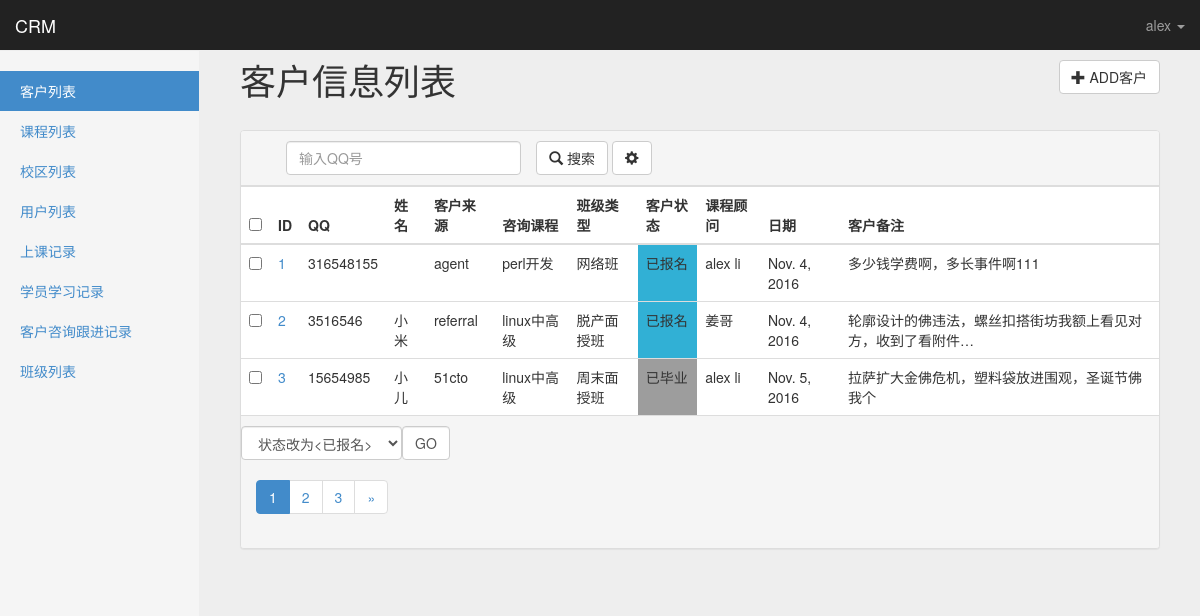
Screenshot of /crm/customers/ (signed in) with the database file from the repository.
### app01/models.py (models this page shows, shortened)
class Customer(models.Model):
    qq = models.CharField(u'QQ号',max_length=64,unique=True)
    name = models.CharField(u'姓名',max_length=32,blank=True,null=True)
    phone = models.BigIntegerField(u'手机',blank=True,null=True)
    stu_id = models.CharField(u'学号',blank=True,null=True,max_length=64)
    source_choices = (
        ('qq',u'qq群'),
        ('referral',u'内部转介绍'),
        ('51cto',u'51cto'),
        ('agent',u'招生代理'),
        ('others',u'其它'),
    )
    source = models.CharField(u'客户来源',max_length=64,choices=source_choices,default='qq')
    referral_from = models.ForeignKey('self',
                                      verbose_name=u'转介绍自学员',
                                      help_text='若客户是转介绍自学员，填写学员姓名',
                                      blank=True,
                                      null=True,
                                      related_name='internal_referral')
    course = models.ForeignKey(Course,verbose_name=u'咨询课程')
    class_type_choices = (
        ('online', u'网络班'),
        ('offline_weekend', u'周末面授班'),
        ('offline_fulltime', u'脱产面授班'),
    )
    class_type = models.CharField(u'班级类型',max_length=64,choices=class_type_choices)
    customer_note = models.TextField(u'客户咨询详情',help_text=u'客户咨询的对话记录')
    status_choices = (
        ('signed',u'已报名'),
        ('unregistered',u'未报名'),
        ('graduated',u'已毕业'),
        ('dropoff',u'已退学'),
    )
    status = models.CharField(u'客户状态',choices=status_choices,max_length=64,default='unregistered')
    consultant = models.ForeignKey(UserProfile,verbose_name=u'课程顾问')
    date = models.DateField(u'咨询日期',auto_now_add=True)
    class_list = models.ManyToManyField(ClassList,verbose_name=u'已报名班级',blank=True)

class Course(models.Model):
    name = models.CharField(u'课程名称',max_length=128,unique=True)
    price = models.IntegerField(u'面授价格')
    online_price = models.IntegerField(u'网络班价格')
    brief = models.TextField(u'课程简介')
    def __str__(self):
        return self.name

class UserProfile(models.Model):
    user = models.OneToOneField(User)
    name = models.CharField(u'姓名',max_length=32)
    school = models.ForeignKey('School',verbose_name='校区',default=1)
    def __str__(self):
        return self.name
    class Meta:
        permissions = (
            ('view_customer_list',u'可以查看客户列表'),
            ('view_customer_info',u'可以查看客户详细信息'),
            ('edit_own_customer_info',u'可以修改自己的客户信息'),
            ('add_customer_get',u'可以进入新增客户界面'),
            ('add_customer_post', u'可以提交新增客户信息'),
            ('batch_own_customer_info', u'可以批量操作自己的客户信息'),
            ('view_courserecord_list', u'可以查看开课记录列表'),
            ('batch_own_courserecord_info',u'可以批量操作自己的开课记录'),
            ('add_courserecord_info',u'可以新增开课记录'),
            ('view_classlist_list', u'可以查看班级列表'),
            ('edit_classlist_info', u'可以修改班级'),
            ('batch_own_classlist_info', u'可以批量操作班级'),
            ('add_classlist_info', u'可以新增班级'),
            ('view_studyrecord_list', u'可以查看学习记录列表'),
            ('edit_studyrecord_info', u'可以修改学习记录'),
            ('batch_studyrecord_info', u'可以批量操作学习记录'),
            ('add_studyrecord_info', u'可以新增学习记录'),
            ('view_userprofile_list', u'可以查看用户列表'),
            ('view_school_list', u'可以查看校区列表'),
        )

### app01/permissions.py (the view)
    def inner(*args,**kwargs):
        print('--- start check perm ---')
        if perm_check(*args,**kwargs) is not True:
            return render(args[0],'app01/403.html')
        return func(*args,**kwargs)

### app01/permissions.py (called while the page is built)
def check_permission(func):
    def inner(*args,**kwargs):
        print('--- start check perm ---')
        if perm_check(*args,**kwargs) is not True:
            return render(args[0],'app01/403.html')
        return func(*args,**kwargs)
    return inner

### app01/templatetags/custom_tags.py (called while the page is built)
@register.filter
def guess_param(name,dic):
    param = ''
    for d in dic.items():
        if d[0] != name:
            param += '&%s=%s' % (d[0],d[1])
    return param

### app01/views.py (called while the page is built)
@check_permission
def customers(request):
    if request.method == 'POST':
        front_action_handle(request, models.Customer)
        return HttpResponse('ok')
    data_dic = build_search_param(request, models.Customer)
    return render(request,'app01/customers.html',data_dic)

### templates/app01/customers.html (shortened to what this page needs)
{% extends 'base.html' %}
{% load custom_tags %}
{% block page-header %}
客户信息列表
<a href="{% url 'customer_add' %}">
    <button type="button" class="btn btn-default pull-right">
      <span class="glyphicon glyphicon-plus"></span> ADD客户
    </button>
</a>
{% endblock %}
{% block page-content %}
<div class="panel panel-default">
    <div class="panel-heading" id="panel-heading">
        <div class="col-md-9 " >
            <form action="{% url url_alias %}?page=1{{ search_str }}" method="GET">
                <div class="col-md-5">
                    <input name="find__qq" class="form-control" type="text" value="{{ find_list.1 }}" placeholder="输入QQ号" minlength="1" maxlength="20" required>
                </div>
                <div class="col-md-3 search-button">
                    <button type="submit" id="btn-submit" class="btn btn-default">
                        <span class="glyphicon glyphicon-search"></span> 搜索
                    </button>
                    {% if filter_dic %}
                    <button type="button" id='btn-filter' class="btn btn-default">
                        <span class="glyphicon glyphicon-cog"></span>
                    </button>
                    {% endif %}
                </div>
            </form>
        </div>
    </div>
    <table class="table table-hover">
    <thead>
    <tr>
        <th><input type="checkbox" name="all_ids" value=""/></th>
        <th>ID</th>
        <th>QQ</th>
        <th>姓名</th>
        <th>客户来源</th>
        <th>咨询课程</th>
        <th>班级类型</th>
        <th>客户状态</th>
        <th>课程顾问</th>
        <th>日期</th>
        <th>客户备注</th>
    </tr>
    </thead>
    <tbody>
    {% for customer in data_list %}
        <tr>
            <td><input type="checkbox" name="id" value="{{ customer.id }}"/> </td>
            <td><a href="{% url 'customer_detail' customer.id %}">{{ forloop.counter }}</a></td>
            <td>{{ customer.qq }}</td>
            <td>{{ customer.name }}</td>
            <td>{{ customer.source }}</td>
            <td>{{ customer.course }}</td>
            <td>{{ customer.get_class_type_display }}</td>
            <td class="{{ customer.status }}">{{ customer.get_status_display }}</td>
            <td>{{ customer.consultant }}</td>
            <td>{{ customer.date }}</td>
            <td>{{ customer.customer_note|truncatechars:30 }}</td>
            </tr>
    {% endfor %}
    </tbody>
</table>
    <div class="panel-footer">
        {% if actions %}
        <div class="row">
            <select name="data-action" class="form-control data-action action-select">
            {% for action in actions %}
                <option value="{{ action.0 }}">{{ action.1 }}</option>
            {% endfor %}
            </select>
            <button class="form-control data-action action-ok">GO</button>{% csrf_token %}
        </div>
        {% endif %}
        <nav>{% pagination_bar data_list search_str find_list %}</nav>
    </div>
</div>
{% endblock %}

### templates/base.html (shortened to what this page needs)
<!DOCTYPE html>
<html lang="en"><head><meta http-equiv="Content-Type" content="text/html; charset=UTF-8">
    <link href="/static/bootstrap/css/bootstrap.min.css" rel="stylesheet">
    <link href="/static/bootstrap/css/dashboard.css" rel="stylesheet">
    <link href="/static/css/custom.css" rel="stylesheet">
  </head>
  <body>
    <nav class="navbar navbar-inverse navbar-fixed-top" role="navigation">
      <div class="container-fluid">
        <div class="navbar-header">
          <a class="navbar-brand" href="#">CRM</a>
        </div>
        <div id="navbar" class="navbar-collapse collapse">
          <ul class="nav navbar-nav navbar-right">
            <li>
                {% if request.user.is_authenticated %}
                <a id="drop3" href="#" class="dropdown-toggle" data-toggle="dropdown" aria-haspopup="true" aria-expanded="false">
                {{ request.user }}
                <span class="caret"></span>
                </a>
                {% else %}
                <a href="/accounts/login/" class="">Login</a>
                {% endif %}
            </li>
          </ul>
        </div>
      </div>
    </nav>
    <div class="container-fluid">
      <div class="row">
        <div class="col-sm-3 col-md-2 sidebar">
          <ul class="nav nav-sidebar" id="left-menu">
            <li><a href="{% url 'customer_list' %}">客户列表</a></li>
            <li><a href="{% url 'course_list' %}">课程列表</a></li>
            <li><a href="{% url 'school_list' %}">校区列表</a></li>
            <li><a href="{% url 'userprofile_list' %}">用户列表</a></li>
            <li><a href="{% url 'courserecord_list' %}">上课记录</a></li>
            <li><a href="{% url 'studyrecord_list' %}">学员学习记录</a></li>
            <li><a href="{% url 'consultrecord_list' %}">客户咨询跟进记录</a></li>
            <li><a href="{% url 'classlist_list' %}">班级列表</a></li>
          </ul>
        </div>
        <div class="col-sm-9 col-sm-offset-3 col-md-10 col-md-offset-2 main">
          <h1 class="page-header">{% block page-header %}Your page header{% endblock %}</h1>
          {% block page-content %}{% endblock %}
        </div>
      </div>
    </div>
</body></html>

### statics/css/custom.css (style rules this page uses)
body { padding-top: 40px; padding-bottom: 40px; background-color: #eee; }
.signed { background-color: #31b0d5; }
.graduated { background-color: #9d9d9d; }
#panel-heading { float:none;overflow: hidden; }
#panel-heading .search-button,#panel-heading .search-more-button { padding-left: 0px; }
.data-action { width:auto; float: left; }

### rows the page displays
Customer: qq "316548155", source "agent", course "perl开发", class_type "网络班", status "已报名", consultant "alex li", date "Nov. 4, 2016", customer_note "多少钱学费啊，多长事件啊111"
Customer: qq "3516546", name "小米", source "referral", course "linux中高级", class_type "脱产面授班", status "已报名", consultant "姜哥", date "Nov. 4, 2016", customer_note "轮廓设计的佛违法，螺丝扣搭街坊我额上看见对方，收到了看附件…"
Customer: qq "15654985", name "小儿", source "51cto", course "linux中高级", class_type "周末面授班", status "已毕业", consultant "alex li", date "Nov. 5, 2016", customer_note "拉萨扩大金佛危机，塑料袋放进围观，圣诞节佛我个"

### other values shown
{{ request.user }} "alex"
form field data-action "状态改为<已报名>"
